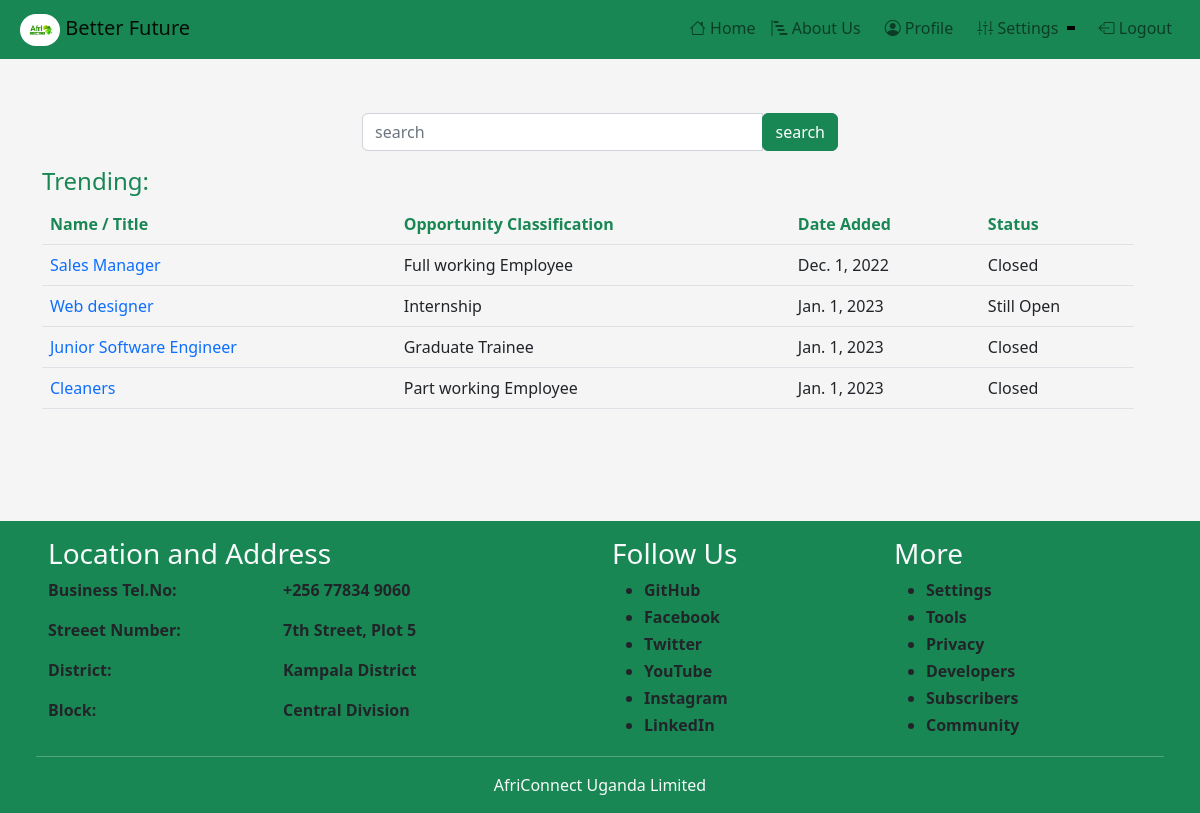
Page /searching/ (signed in) on the committed database.
### africonnect/models.py (models this page shows, shortened)
class Opportunity(models.Model):
    choice = [('Internship','Internship'),
    ('Graduate Trainee','Graduate Trainee'),
    ('Full working Employee','Full working Employee'),
    ('Part working Employee','Part working Employee')]
    uploaded_by = models.ForeignKey(NewUser, on_delete=models.CASCADE, blank=True, null=True)
    Job_type = models.CharField(choices=choice, max_length=100)
    job_title = models.CharField(max_length=50)
    job_branch = models.CharField(max_length=500,blank=True, null=True)
    uploaded_on = models.DateField(auto_now=False, auto_now_add=False)
    deadline = models.DateField(auto_now=False, auto_now_add=False)
    description = models.TextField()
    qualifications = models.ManyToManyField(Qualifications, blank=True)
    @property
    def status(self):
        if(self.uploaded_on != None):
            if (date.today().day <= self.deadline.day):
                if (date.today().month <= self.deadline.month):
                    if (date.today().year <= self.deadline.year):
                        status_s = 'Still Open'
                    else:
                        status_s = 'Closed'
                    return status_s
                else:
                    status = 'Closed'
                return status
            else:
                status = 'Closed'
            return status
    class Meta:
        verbose_name  = 'Opportunitie'

### africonnect/views.py (the view)
# urls.py: path('searching/', views.searchingPage, name = 'searching'),
@login_required(login_url='signin')
def searchingPage(request):
    if request.method == 'POST':
        searched_is = request.POST['input_text']
        comment = f'Results for: {searched_is}'
        job = Opportunity.objects.filter(job_title__contains=searched_is)
    else:
        comment = f'Trending: '
        job = Opportunity.objects.all
    context = {
        "object_list":job,
        "comment":comment,
    }
    return render(request, "afri_apps_pages/searching.html", context)

### templates/afri_apps_pages/searching.html (shortened to what this page needs)
{% extends 'inherit_from/main.html' %} {% block content %}
{% include "copyfrom/navbar.html" %}
<div class="container py-5 mt-5">
  <div class="row">
    <div class="mx-auto" style="width: 500px">
      <form action="" method="post">
        <div class="input-group mb-3">
          <input
            type="text"
            name="input_text"
            class="form-control"
            placeholder="search"
            aria-label="search"
          />
          <div class="input-group-append">
            <button class="btn btn-success" type="submit">search</button>
          </div>
        </div>
      </form>
    </div>
    <div class="row">
      <div class="col-lg-12">
        <h4 class="text-success">{{comment}}</h4>
        <table class="table">
          <tr class="text-success">
            <th>Name / Title</th>
            <th>Opportunity Classification</th>
            <th>Date Added</th>
            <th>Status</th>
          </tr>
          {% for job_searched in object_list %}
          <tr>
            <td>
              <a
                class="text-decoration-none"
                href="{% url 'specificjob' job_searched.id %}"
                >{{job_searched.job_title}}</a
              >
            </td>
            <td>{{job_searched.Job_type}}</td>
            <td>{{job_searched.uploaded_on}}</td>
            <td>{{job_searched.status}}</td>
          </tr>
          {% endfor %}
        </table>
      </div>
    </div>
  </div>
</div>
{% include "copyfrom/footer.html" %} {% endblock content %}

### templates/inherit_from/main.html (style rules this page uses)
body { background-color: whitesmoke; -webkit-user-select: none; -moz-user-select: none; -ms-user-select: none; user-select: none; }

### rows in the picture
Opportunity: job_title "Sales Manager", Job_type "Full working Employee", uploaded_on "Dec. 1, 2022", status "Closed"
Opportunity: job_title "Web designer", Job_type "Internship", uploaded_on "Jan. 1, 2023", status "Still Open"
Opportunity: job_title "Junior Software Engineer", Job_type "Graduate Trainee", uploaded_on "Jan. 1, 2023", status "Closed"
Opportunity: job_title "Cleaners", Job_type "Part working Employee", uploaded_on "Jan. 1, 2023", status "Closed"

### other values in the picture
{{ comment }} "Trending:"
